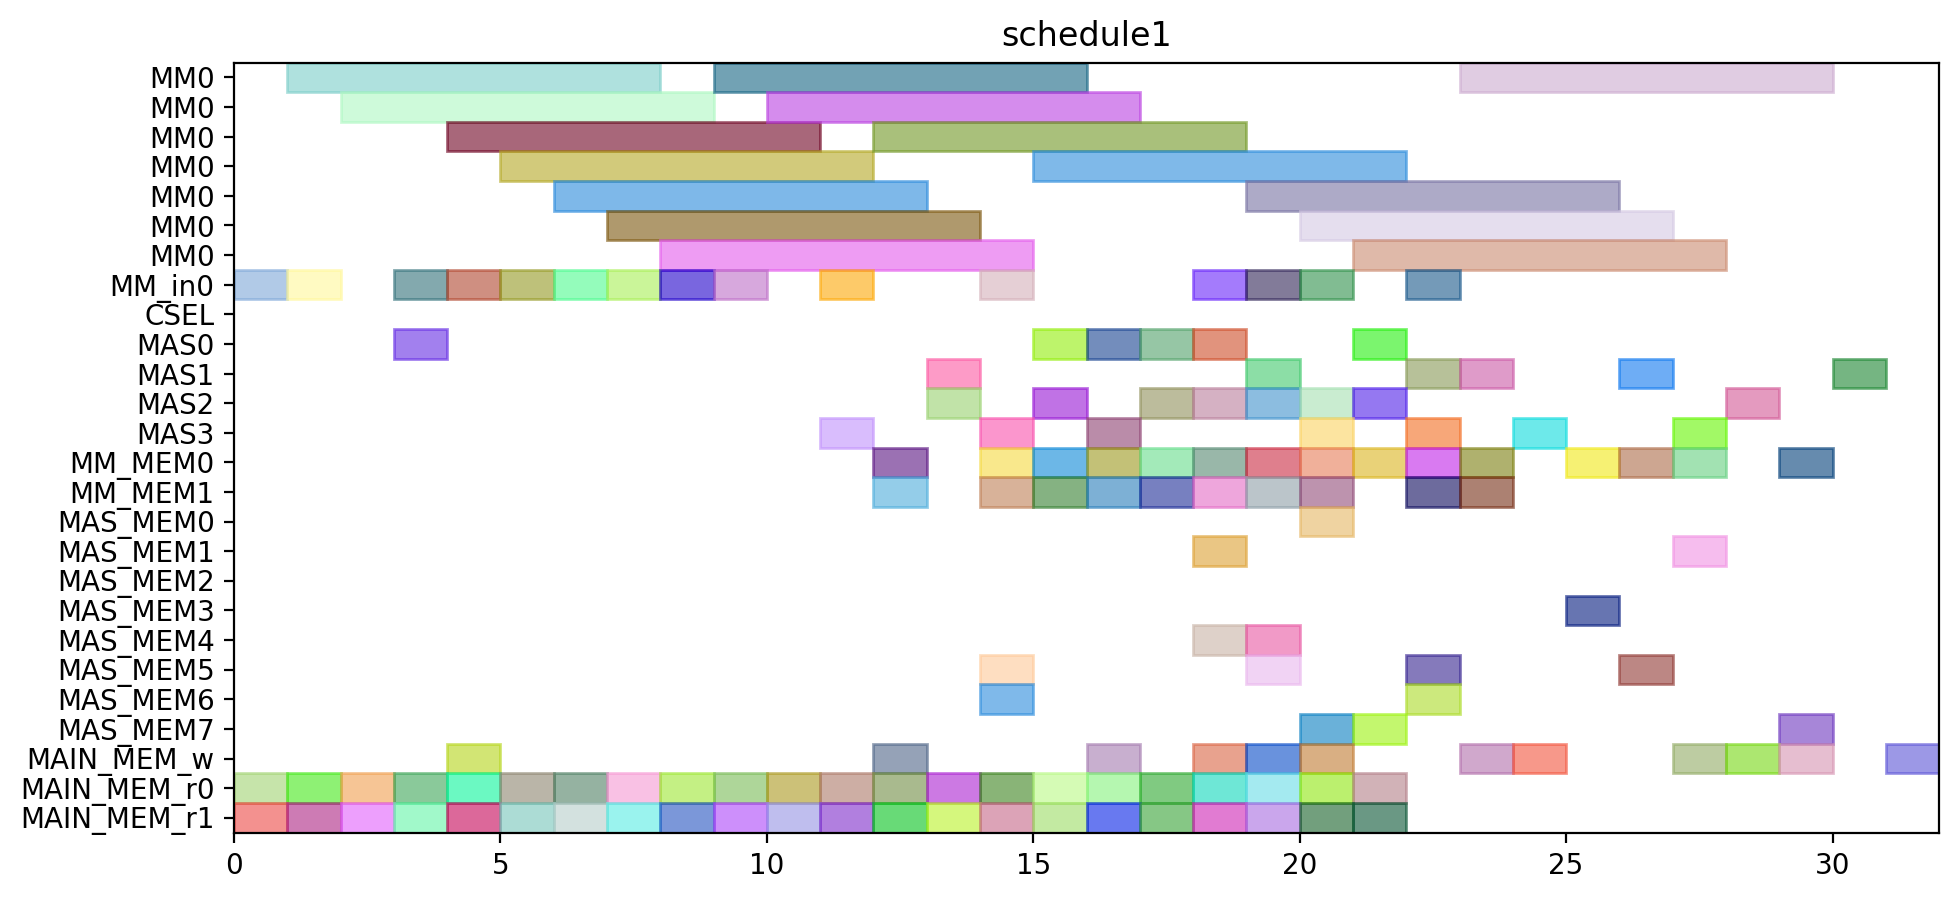

The Python source for this figure:
from pyschedule import Scenario, solvers, plotters, alt


def solve():
	horizon = 143
	S = Scenario("schedule1", horizon=horizon)

	# resource
	MM = S.Resources('MM', num=1, size=7)
	MM_in = S.Resources('MM_in', num=1)
	CSEL = S.Resource('CSEL')
	MAS = S.Resources('MAS', num=4, size=1, periods=range(1, horizon))
	MM_MEM = S.Resources('MM_MEM', num=2)
	MAS_MEM = S.Resources('MAS_MEM', num=8)
	MAIN_MEM_w = S.Resource('MAIN_MEM_w', size=1)
	MAIN_MEM_r = S.Resources('MAIN_MEM_r', num=2)

	# result of previous scheduling
	c11_t1_in = S.Task('c11_t1_in', length=1, delay_cost=1)
	S += c11_t1_in >= 0
	c11_t1_in += MM_in[0]

	c11_t1_mem0 = S.Task('c11_t1_mem0', length=1, delay_cost=1)
	S += c11_t1_mem0 >= 0
	c11_t1_mem0 += MAIN_MEM_r[0]

	c11_t1_mem1 = S.Task('c11_t1_mem1', length=1, delay_cost=1)
	S += c11_t1_mem1 >= 0
	c11_t1_mem1 += MAIN_MEM_r[1]

	c11_t1 = S.Task('c11_t1', length=7, delay_cost=1)
	S += c11_t1 >= 1
	c11_t1 += MM[0]

	c21_t1_in = S.Task('c21_t1_in', length=1, delay_cost=1)
	S += c21_t1_in >= 1
	c21_t1_in += MM_in[0]

	c21_t1_mem0 = S.Task('c21_t1_mem0', length=1, delay_cost=1)
	S += c21_t1_mem0 >= 1
	c21_t1_mem0 += MAIN_MEM_r[0]

	c21_t1_mem1 = S.Task('c21_t1_mem1', length=1, delay_cost=1)
	S += c21_t1_mem1 >= 1
	c21_t1_mem1 += MAIN_MEM_r[1]

	c001_mem0 = S.Task('c001_mem0', length=1, delay_cost=1)
	S += c001_mem0 >= 2
	c001_mem0 += MAIN_MEM_r[0]

	c001_mem1 = S.Task('c001_mem1', length=1, delay_cost=1)
	S += c001_mem1 >= 2
	c001_mem1 += MAIN_MEM_r[1]

	c21_t1 = S.Task('c21_t1', length=7, delay_cost=1)
	S += c21_t1 >= 2
	c21_t1 += MM[0]

	c001 = S.Task('c001', length=1, delay_cost=1)
	S += c001 >= 3
	c001 += MAS[0]

	c10_t0_in = S.Task('c10_t0_in', length=1, delay_cost=1)
	S += c10_t0_in >= 3
	c10_t0_in += MM_in[0]

	c10_t0_mem0 = S.Task('c10_t0_mem0', length=1, delay_cost=1)
	S += c10_t0_mem0 >= 3
	c10_t0_mem0 += MAIN_MEM_r[0]

	c10_t0_mem1 = S.Task('c10_t0_mem1', length=1, delay_cost=1)
	S += c10_t0_mem1 >= 3
	c10_t0_mem1 += MAIN_MEM_r[1]

	c001_w = S.Task('c001_w', length=1, delay_cost=1)
	S += c001_w >= 4
	c001_w += MAIN_MEM_w

	c10_t0 = S.Task('c10_t0', length=7, delay_cost=1)
	S += c10_t0 >= 4
	c10_t0 += MM[0]

	c20_t0_in = S.Task('c20_t0_in', length=1, delay_cost=1)
	S += c20_t0_in >= 4
	c20_t0_in += MM_in[0]

	c20_t0_mem0 = S.Task('c20_t0_mem0', length=1, delay_cost=1)
	S += c20_t0_mem0 >= 4
	c20_t0_mem0 += MAIN_MEM_r[0]

	c20_t0_mem1 = S.Task('c20_t0_mem1', length=1, delay_cost=1)
	S += c20_t0_mem1 >= 4
	c20_t0_mem1 += MAIN_MEM_r[1]

	c20_t0 = S.Task('c20_t0', length=7, delay_cost=1)
	S += c20_t0 >= 5
	c20_t0 += MM[0]

	c20_t1_in = S.Task('c20_t1_in', length=1, delay_cost=1)
	S += c20_t1_in >= 5
	c20_t1_in += MM_in[0]

	c20_t1_mem0 = S.Task('c20_t1_mem0', length=1, delay_cost=1)
	S += c20_t1_mem0 >= 5
	c20_t1_mem0 += MAIN_MEM_r[0]

	c20_t1_mem1 = S.Task('c20_t1_mem1', length=1, delay_cost=1)
	S += c20_t1_mem1 >= 5
	c20_t1_mem1 += MAIN_MEM_r[1]

	c01_t0_in = S.Task('c01_t0_in', length=1, delay_cost=1)
	S += c01_t0_in >= 6
	c01_t0_in += MM_in[0]

	c01_t0_mem0 = S.Task('c01_t0_mem0', length=1, delay_cost=1)
	S += c01_t0_mem0 >= 6
	c01_t0_mem0 += MAIN_MEM_r[0]

	c01_t0_mem1 = S.Task('c01_t0_mem1', length=1, delay_cost=1)
	S += c01_t0_mem1 >= 6
	c01_t0_mem1 += MAIN_MEM_r[1]

	c20_t1 = S.Task('c20_t1', length=7, delay_cost=1)
	S += c20_t1 >= 6
	c20_t1 += MM[0]

	c01_t0 = S.Task('c01_t0', length=7, delay_cost=1)
	S += c01_t0 >= 7
	c01_t0 += MM[0]

	c01_t1_in = S.Task('c01_t1_in', length=1, delay_cost=1)
	S += c01_t1_in >= 7
	c01_t1_in += MM_in[0]

	c01_t1_mem0 = S.Task('c01_t1_mem0', length=1, delay_cost=1)
	S += c01_t1_mem0 >= 7
	c01_t1_mem0 += MAIN_MEM_r[0]

	c01_t1_mem1 = S.Task('c01_t1_mem1', length=1, delay_cost=1)
	S += c01_t1_mem1 >= 7
	c01_t1_mem1 += MAIN_MEM_r[1]

	c01_t1 = S.Task('c01_t1', length=7, delay_cost=1)
	S += c01_t1 >= 8
	c01_t1 += MM[0]

	c21_t0_in = S.Task('c21_t0_in', length=1, delay_cost=1)
	S += c21_t0_in >= 8
	c21_t0_in += MM_in[0]

	c21_t0_mem0 = S.Task('c21_t0_mem0', length=1, delay_cost=1)
	S += c21_t0_mem0 >= 8
	c21_t0_mem0 += MAIN_MEM_r[0]

	c21_t0_mem1 = S.Task('c21_t0_mem1', length=1, delay_cost=1)
	S += c21_t0_mem1 >= 8
	c21_t0_mem1 += MAIN_MEM_r[1]

	c11_t0_in = S.Task('c11_t0_in', length=1, delay_cost=1)
	S += c11_t0_in >= 9
	c11_t0_in += MM_in[0]

	c11_t0_mem0 = S.Task('c11_t0_mem0', length=1, delay_cost=1)
	S += c11_t0_mem0 >= 9
	c11_t0_mem0 += MAIN_MEM_r[0]

	c11_t0_mem1 = S.Task('c11_t0_mem1', length=1, delay_cost=1)
	S += c11_t0_mem1 >= 9
	c11_t0_mem1 += MAIN_MEM_r[1]

	c21_t0 = S.Task('c21_t0', length=7, delay_cost=1)
	S += c21_t0 >= 9
	c21_t0 += MM[0]

	c000_mem0 = S.Task('c000_mem0', length=1, delay_cost=1)
	S += c000_mem0 >= 10
	c000_mem0 += MAIN_MEM_r[0]

	c000_mem1 = S.Task('c000_mem1', length=1, delay_cost=1)
	S += c000_mem1 >= 10
	c000_mem1 += MAIN_MEM_r[1]

	c11_t0 = S.Task('c11_t0', length=7, delay_cost=1)
	S += c11_t0 >= 10
	c11_t0 += MM[0]

	c000 = S.Task('c000', length=1, delay_cost=1)
	S += c000 >= 11
	c000 += MAS[3]

	c10_t1_in = S.Task('c10_t1_in', length=1, delay_cost=1)
	S += c10_t1_in >= 11
	c10_t1_in += MM_in[0]

	c10_t1_mem0 = S.Task('c10_t1_mem0', length=1, delay_cost=1)
	S += c10_t1_mem0 >= 11
	c10_t1_mem0 += MAIN_MEM_r[0]

	c10_t1_mem1 = S.Task('c10_t1_mem1', length=1, delay_cost=1)
	S += c10_t1_mem1 >= 11
	c10_t1_mem1 += MAIN_MEM_r[1]

	c000_w = S.Task('c000_w', length=1, delay_cost=1)
	S += c000_w >= 12
	c000_w += MAIN_MEM_w

	c01_t3_mem0 = S.Task('c01_t3_mem0', length=1, delay_cost=1)
	S += c01_t3_mem0 >= 12
	c01_t3_mem0 += MAIN_MEM_r[0]

	c01_t3_mem1 = S.Task('c01_t3_mem1', length=1, delay_cost=1)
	S += c01_t3_mem1 >= 12
	c01_t3_mem1 += MAIN_MEM_r[1]

	c10_t1 = S.Task('c10_t1', length=7, delay_cost=1)
	S += c10_t1 >= 12
	c10_t1 += MM[0]

	c01_t2_mem0 = S.Task('c01_t2_mem0', length=1, delay_cost=1)
	S += c01_t2_mem0 >= 13
	c01_t2_mem0 += MAIN_MEM_r[0]

	c01_t2_mem1 = S.Task('c01_t2_mem1', length=1, delay_cost=1)
	S += c01_t2_mem1 >= 13
	c01_t2_mem1 += MAIN_MEM_r[1]

	c01_t3 = S.Task('c01_t3', length=1, delay_cost=1)
	S += c01_t3 >= 13
	c01_t3 += MAS[2]

	c01_t2 = S.Task('c01_t2', length=1, delay_cost=1)
	S += c01_t2 >= 14
	c01_t2 += MAS[3]

	c11_t2_mem0 = S.Task('c11_t2_mem0', length=1, delay_cost=1)
	S += c11_t2_mem0 >= 14
	c11_t2_mem0 += MAIN_MEM_r[0]

	c11_t2_mem1 = S.Task('c11_t2_mem1', length=1, delay_cost=1)
	S += c11_t2_mem1 >= 14
	c11_t2_mem1 += MAIN_MEM_r[1]

	c11_t2 = S.Task('c11_t2', length=1, delay_cost=1)
	S += c11_t2 >= 15
	c11_t2 += MAS[2]

	c20_t3_mem0 = S.Task('c20_t3_mem0', length=1, delay_cost=1)
	S += c20_t3_mem0 >= 15
	c20_t3_mem0 += MAIN_MEM_r[0]

	c20_t3_mem1 = S.Task('c20_t3_mem1', length=1, delay_cost=1)
	S += c20_t3_mem1 >= 15
	c20_t3_mem1 += MAIN_MEM_r[1]

	c10_t2_mem0 = S.Task('c10_t2_mem0', length=1, delay_cost=1)
	S += c10_t2_mem0 >= 16
	c10_t2_mem0 += MAIN_MEM_r[0]

	c10_t2_mem1 = S.Task('c10_t2_mem1', length=1, delay_cost=1)
	S += c10_t2_mem1 >= 16
	c10_t2_mem1 += MAIN_MEM_r[1]

	c20_t3 = S.Task('c20_t3', length=1, delay_cost=1)
	S += c20_t3 >= 16
	c20_t3 += MAS[0]

	c10_t2 = S.Task('c10_t2', length=1, delay_cost=1)
	S += c10_t2 >= 17
	c10_t2 += MAS[0]

	c20_t2_mem0 = S.Task('c20_t2_mem0', length=1, delay_cost=1)
	S += c20_t2_mem0 >= 17
	c20_t2_mem0 += MAIN_MEM_r[0]

	c20_t2_mem1 = S.Task('c20_t2_mem1', length=1, delay_cost=1)
	S += c20_t2_mem1 >= 17
	c20_t2_mem1 += MAIN_MEM_r[1]

	c11_t3_mem0 = S.Task('c11_t3_mem0', length=1, delay_cost=1)
	S += c11_t3_mem0 >= 18
	c11_t3_mem0 += MAIN_MEM_r[0]

	c11_t3_mem1 = S.Task('c11_t3_mem1', length=1, delay_cost=1)
	S += c11_t3_mem1 >= 18
	c11_t3_mem1 += MAIN_MEM_r[1]

	c20_t2 = S.Task('c20_t2', length=1, delay_cost=1)
	S += c20_t2 >= 18
	c20_t2 += MAS[2]

	c10_t3_mem0 = S.Task('c10_t3_mem0', length=1, delay_cost=1)
	S += c10_t3_mem0 >= 19
	c10_t3_mem0 += MAIN_MEM_r[0]

	c10_t3_mem1 = S.Task('c10_t3_mem1', length=1, delay_cost=1)
	S += c10_t3_mem1 >= 19
	c10_t3_mem1 += MAIN_MEM_r[1]

	c11_t3 = S.Task('c11_t3', length=1, delay_cost=1)
	S += c11_t3 >= 19
	c11_t3 += MAS[2]

	c10_t3 = S.Task('c10_t3', length=1, delay_cost=1)
	S += c10_t3 >= 20
	c10_t3 += MAS[3]

	c21_t3_mem0 = S.Task('c21_t3_mem0', length=1, delay_cost=1)
	S += c21_t3_mem0 >= 20
	c21_t3_mem0 += MAIN_MEM_r[0]

	c21_t3_mem1 = S.Task('c21_t3_mem1', length=1, delay_cost=1)
	S += c21_t3_mem1 >= 20
	c21_t3_mem1 += MAIN_MEM_r[1]

	c21_t2_mem0 = S.Task('c21_t2_mem0', length=1, delay_cost=1)
	S += c21_t2_mem0 >= 21
	c21_t2_mem0 += MAIN_MEM_r[0]

	c21_t2_mem1 = S.Task('c21_t2_mem1', length=1, delay_cost=1)
	S += c21_t2_mem1 >= 21
	c21_t2_mem1 += MAIN_MEM_r[1]

	c21_t3 = S.Task('c21_t3', length=1, delay_cost=1)
	S += c21_t3 >= 21
	c21_t3 += MAS[2]

	c21_t2 = S.Task('c21_t2', length=1, delay_cost=1)
	S += c21_t2 >= 22
	c21_t2 += MAS[3]


	# new tasks
	c10_t4 = S.Task('c10_t4', length=7, delay_cost=1)
	c10_t4 += alt(MM)
	c10_t4_in = S.Task('c10_t4_in', length=1, delay_cost=1)
	c10_t4_in += alt(MM_in)
	S += c10_t4_in*MM_in[0]<=c10_t4*MM[0]
	c10_t4_mem0 = S.Task('c10_t4_mem0', length=1, delay_cost=1)
	c10_t4_mem0 += MAS_MEM[0]
	S += 17 < c10_t4_mem0
	S += c10_t4_mem0 <= c10_t4

	c10_t4_mem1 = S.Task('c10_t4_mem1', length=1, delay_cost=1)
	c10_t4_mem1 += MAS_MEM[7]
	S += 20 < c10_t4_mem1
	S += c10_t4_mem1 <= c10_t4

	c100 = S.Task('c100', length=1, delay_cost=1)
	c100 += alt(MAS)
	S += 17<c100

	c100_w = S.Task('c100_w', length=1, delay_cost=1)
	c100_w += alt(MAIN_MEM_w)
	S += c100 <= c100_w

	c100_mem0 = S.Task('c100_mem0', length=1, delay_cost=1)
	c100_mem0 += MM_MEM[0]
	S += 10 < c100_mem0
	S += c100_mem0 <= c100

	c100_mem1 = S.Task('c100_mem1', length=1, delay_cost=1)
	c100_mem1 += MM_MEM[1]
	S += 18 < c100_mem1
	S += c100_mem1 <= c100

	c10_t5 = S.Task('c10_t5', length=1, delay_cost=1)
	c10_t5 += alt(MAS)
	c10_t5_mem0 = S.Task('c10_t5_mem0', length=1, delay_cost=1)
	c10_t5_mem0 += MM_MEM[0]
	S += 10 < c10_t5_mem0
	S += c10_t5_mem0 <= c10_t5

	c10_t5_mem1 = S.Task('c10_t5_mem1', length=1, delay_cost=1)
	c10_t5_mem1 += MM_MEM[1]
	S += 18 < c10_t5_mem1
	S += c10_t5_mem1 <= c10_t5

	c20_t4 = S.Task('c20_t4', length=7, delay_cost=1)
	c20_t4 += alt(MM)
	c20_t4_in = S.Task('c20_t4_in', length=1, delay_cost=1)
	c20_t4_in += alt(MM_in)
	S += c20_t4_in*MM_in[0]<=c20_t4*MM[0]
	c20_t4_mem0 = S.Task('c20_t4_mem0', length=1, delay_cost=1)
	c20_t4_mem0 += MAS_MEM[4]
	S += 18 < c20_t4_mem0
	S += c20_t4_mem0 <= c20_t4

	c20_t4_mem1 = S.Task('c20_t4_mem1', length=1, delay_cost=1)
	c20_t4_mem1 += MAS_MEM[1]
	S += 16 < c20_t4_mem1
	S += c20_t4_mem1 <= c20_t4

	c200 = S.Task('c200', length=1, delay_cost=1)
	c200 += alt(MAS)
	S += 18<c200

	c200_w = S.Task('c200_w', length=1, delay_cost=1)
	c200_w += alt(MAIN_MEM_w)
	S += c200 <= c200_w

	c200_mem0 = S.Task('c200_mem0', length=1, delay_cost=1)
	c200_mem0 += MM_MEM[0]
	S += 11 < c200_mem0
	S += c200_mem0 <= c200

	c200_mem1 = S.Task('c200_mem1', length=1, delay_cost=1)
	c200_mem1 += MM_MEM[1]
	S += 12 < c200_mem1
	S += c200_mem1 <= c200

	c20_t5 = S.Task('c20_t5', length=1, delay_cost=1)
	c20_t5 += alt(MAS)
	c20_t5_mem0 = S.Task('c20_t5_mem0', length=1, delay_cost=1)
	c20_t5_mem0 += MM_MEM[0]
	S += 11 < c20_t5_mem0
	S += c20_t5_mem0 <= c20_t5

	c20_t5_mem1 = S.Task('c20_t5_mem1', length=1, delay_cost=1)
	c20_t5_mem1 += MM_MEM[1]
	S += 12 < c20_t5_mem1
	S += c20_t5_mem1 <= c20_t5

	c01_t4 = S.Task('c01_t4', length=7, delay_cost=1)
	c01_t4 += alt(MM)
	c01_t4_in = S.Task('c01_t4_in', length=1, delay_cost=1)
	c01_t4_in += alt(MM_in)
	S += c01_t4_in*MM_in[0]<=c01_t4*MM[0]
	c01_t4_mem0 = S.Task('c01_t4_mem0', length=1, delay_cost=1)
	c01_t4_mem0 += MAS_MEM[6]
	S += 14 < c01_t4_mem0
	S += c01_t4_mem0 <= c01_t4

	c01_t4_mem1 = S.Task('c01_t4_mem1', length=1, delay_cost=1)
	c01_t4_mem1 += MAS_MEM[5]
	S += 13 < c01_t4_mem1
	S += c01_t4_mem1 <= c01_t4

	c010 = S.Task('c010', length=1, delay_cost=1)
	c010 += alt(MAS)
	S += 14<c010

	c010_w = S.Task('c010_w', length=1, delay_cost=1)
	c010_w += alt(MAIN_MEM_w)
	S += c010 <= c010_w

	c010_mem0 = S.Task('c010_mem0', length=1, delay_cost=1)
	c010_mem0 += MM_MEM[0]
	S += 13 < c010_mem0
	S += c010_mem0 <= c010

	c010_mem1 = S.Task('c010_mem1', length=1, delay_cost=1)
	c010_mem1 += MM_MEM[1]
	S += 14 < c010_mem1
	S += c010_mem1 <= c010

	c01_t5 = S.Task('c01_t5', length=1, delay_cost=1)
	c01_t5 += alt(MAS)
	c01_t5_mem0 = S.Task('c01_t5_mem0', length=1, delay_cost=1)
	c01_t5_mem0 += MM_MEM[0]
	S += 13 < c01_t5_mem0
	S += c01_t5_mem0 <= c01_t5

	c01_t5_mem1 = S.Task('c01_t5_mem1', length=1, delay_cost=1)
	c01_t5_mem1 += MM_MEM[1]
	S += 14 < c01_t5_mem1
	S += c01_t5_mem1 <= c01_t5

	c11_t4 = S.Task('c11_t4', length=7, delay_cost=1)
	c11_t4 += alt(MM)
	c11_t4_in = S.Task('c11_t4_in', length=1, delay_cost=1)
	c11_t4_in += alt(MM_in)
	S += c11_t4_in*MM_in[0]<=c11_t4*MM[0]
	c11_t4_mem0 = S.Task('c11_t4_mem0', length=1, delay_cost=1)
	c11_t4_mem0 += MAS_MEM[4]
	S += 15 < c11_t4_mem0
	S += c11_t4_mem0 <= c11_t4

	c11_t4_mem1 = S.Task('c11_t4_mem1', length=1, delay_cost=1)
	c11_t4_mem1 += MAS_MEM[5]
	S += 19 < c11_t4_mem1
	S += c11_t4_mem1 <= c11_t4

	c110 = S.Task('c110', length=1, delay_cost=1)
	c110 += alt(MAS)
	S += 15<c110

	c110_w = S.Task('c110_w', length=1, delay_cost=1)
	c110_w += alt(MAIN_MEM_w)
	S += c110 <= c110_w

	c110_mem0 = S.Task('c110_mem0', length=1, delay_cost=1)
	c110_mem0 += MM_MEM[0]
	S += 16 < c110_mem0
	S += c110_mem0 <= c110

	c110_mem1 = S.Task('c110_mem1', length=1, delay_cost=1)
	c110_mem1 += MM_MEM[1]
	S += 7 < c110_mem1
	S += c110_mem1 <= c110

	c11_t5 = S.Task('c11_t5', length=1, delay_cost=1)
	c11_t5 += alt(MAS)
	c11_t5_mem0 = S.Task('c11_t5_mem0', length=1, delay_cost=1)
	c11_t5_mem0 += MM_MEM[0]
	S += 16 < c11_t5_mem0
	S += c11_t5_mem0 <= c11_t5

	c11_t5_mem1 = S.Task('c11_t5_mem1', length=1, delay_cost=1)
	c11_t5_mem1 += MM_MEM[1]
	S += 7 < c11_t5_mem1
	S += c11_t5_mem1 <= c11_t5

	c21_t4 = S.Task('c21_t4', length=7, delay_cost=1)
	c21_t4 += alt(MM)
	c21_t4_in = S.Task('c21_t4_in', length=1, delay_cost=1)
	c21_t4_in += alt(MM_in)
	S += c21_t4_in*MM_in[0]<=c21_t4*MM[0]
	c21_t4_mem0 = S.Task('c21_t4_mem0', length=1, delay_cost=1)
	c21_t4_mem0 += MAS_MEM[6]
	S += 22 < c21_t4_mem0
	S += c21_t4_mem0 <= c21_t4

	c21_t4_mem1 = S.Task('c21_t4_mem1', length=1, delay_cost=1)
	c21_t4_mem1 += MAS_MEM[5]
	S += 21 < c21_t4_mem1
	S += c21_t4_mem1 <= c21_t4

	c210 = S.Task('c210', length=1, delay_cost=1)
	c210 += alt(MAS)
	S += 22<c210

	c210_w = S.Task('c210_w', length=1, delay_cost=1)
	c210_w += alt(MAIN_MEM_w)
	S += c210 <= c210_w

	c210_mem0 = S.Task('c210_mem0', length=1, delay_cost=1)
	c210_mem0 += MM_MEM[0]
	S += 15 < c210_mem0
	S += c210_mem0 <= c210

	c210_mem1 = S.Task('c210_mem1', length=1, delay_cost=1)
	c210_mem1 += MM_MEM[1]
	S += 8 < c210_mem1
	S += c210_mem1 <= c210

	c21_t5 = S.Task('c21_t5', length=1, delay_cost=1)
	c21_t5 += alt(MAS)
	c21_t5_mem0 = S.Task('c21_t5_mem0', length=1, delay_cost=1)
	c21_t5_mem0 += MM_MEM[0]
	S += 15 < c21_t5_mem0
	S += c21_t5_mem0 <= c21_t5

	c21_t5_mem1 = S.Task('c21_t5_mem1', length=1, delay_cost=1)
	c21_t5_mem1 += MM_MEM[1]
	S += 8 < c21_t5_mem1
	S += c21_t5_mem1 <= c21_t5

	c101 = S.Task('c101', length=1, delay_cost=1)
	c101 += alt(MAS)
	S += 17<c101

	c101_w = S.Task('c101_w', length=1, delay_cost=1)
	c101_w += alt(MAIN_MEM_w)
	S += c101 <= c101_w

	c101_mem0 = S.Task('c101_mem0', length=1, delay_cost=1)
	c101_mem0 += alt(MM_MEM)
	S += (c10_t4*MM[0])-1 < c101_mem0*MM_MEM[0]
	S += c101_mem0 <= c101

	c101_mem1 = S.Task('c101_mem1', length=1, delay_cost=1)
	c101_mem1 += alt(MAS_MEM)
	S += (c10_t5*MAS[0])-1 < c101_mem1*MAS_MEM[1]
	S += (c10_t5*MAS[1])-1 < c101_mem1*MAS_MEM[3]
	S += (c10_t5*MAS[2])-1 < c101_mem1*MAS_MEM[5]
	S += (c10_t5*MAS[3])-1 < c101_mem1*MAS_MEM[7]
	S += c101_mem1 <= c101

	c201 = S.Task('c201', length=1, delay_cost=1)
	c201 += alt(MAS)
	S += 18<c201

	c201_w = S.Task('c201_w', length=1, delay_cost=1)
	c201_w += alt(MAIN_MEM_w)
	S += c201 <= c201_w

	c201_mem0 = S.Task('c201_mem0', length=1, delay_cost=1)
	c201_mem0 += alt(MM_MEM)
	S += (c20_t4*MM[0])-1 < c201_mem0*MM_MEM[0]
	S += c201_mem0 <= c201

	c201_mem1 = S.Task('c201_mem1', length=1, delay_cost=1)
	c201_mem1 += alt(MAS_MEM)
	S += (c20_t5*MAS[0])-1 < c201_mem1*MAS_MEM[1]
	S += (c20_t5*MAS[1])-1 < c201_mem1*MAS_MEM[3]
	S += (c20_t5*MAS[2])-1 < c201_mem1*MAS_MEM[5]
	S += (c20_t5*MAS[3])-1 < c201_mem1*MAS_MEM[7]
	S += c201_mem1 <= c201

	c011 = S.Task('c011', length=1, delay_cost=1)
	c011 += alt(MAS)
	S += 14<c011

	c011_w = S.Task('c011_w', length=1, delay_cost=1)
	c011_w += alt(MAIN_MEM_w)
	S += c011 <= c011_w

	c011_mem0 = S.Task('c011_mem0', length=1, delay_cost=1)
	c011_mem0 += alt(MM_MEM)
	S += (c01_t4*MM[0])-1 < c011_mem0*MM_MEM[0]
	S += c011_mem0 <= c011

	c011_mem1 = S.Task('c011_mem1', length=1, delay_cost=1)
	c011_mem1 += alt(MAS_MEM)
	S += (c01_t5*MAS[0])-1 < c011_mem1*MAS_MEM[1]
	S += (c01_t5*MAS[1])-1 < c011_mem1*MAS_MEM[3]
	S += (c01_t5*MAS[2])-1 < c011_mem1*MAS_MEM[5]
	S += (c01_t5*MAS[3])-1 < c011_mem1*MAS_MEM[7]
	S += c011_mem1 <= c011

	c111 = S.Task('c111', length=1, delay_cost=1)
	c111 += alt(MAS)
	S += 15<c111

	c111_w = S.Task('c111_w', length=1, delay_cost=1)
	c111_w += alt(MAIN_MEM_w)
	S += c111 <= c111_w

	c111_mem0 = S.Task('c111_mem0', length=1, delay_cost=1)
	c111_mem0 += alt(MM_MEM)
	S += (c11_t4*MM[0])-1 < c111_mem0*MM_MEM[0]
	S += c111_mem0 <= c111

	c111_mem1 = S.Task('c111_mem1', length=1, delay_cost=1)
	c111_mem1 += alt(MAS_MEM)
	S += (c11_t5*MAS[0])-1 < c111_mem1*MAS_MEM[1]
	S += (c11_t5*MAS[1])-1 < c111_mem1*MAS_MEM[3]
	S += (c11_t5*MAS[2])-1 < c111_mem1*MAS_MEM[5]
	S += (c11_t5*MAS[3])-1 < c111_mem1*MAS_MEM[7]
	S += c111_mem1 <= c111

	c211 = S.Task('c211', length=1, delay_cost=1)
	c211 += alt(MAS)
	S += 22<c211

	c211_w = S.Task('c211_w', length=1, delay_cost=1)
	c211_w += alt(MAIN_MEM_w)
	S += c211 <= c211_w

	c211_mem0 = S.Task('c211_mem0', length=1, delay_cost=1)
	c211_mem0 += alt(MM_MEM)
	S += (c21_t4*MM[0])-1 < c211_mem0*MM_MEM[0]
	S += c211_mem0 <= c211

	c211_mem1 = S.Task('c211_mem1', length=1, delay_cost=1)
	c211_mem1 += alt(MAS_MEM)
	S += (c21_t5*MAS[0])-1 < c211_mem1*MAS_MEM[1]
	S += (c21_t5*MAS[1])-1 < c211_mem1*MAS_MEM[3]
	S += (c21_t5*MAS[2])-1 < c211_mem1*MAS_MEM[5]
	S += (c21_t5*MAS[3])-1 < c211_mem1*MAS_MEM[7]
	S += c211_mem1 <= c211

	solvers.mip.solve(S,msg=1,kind='CPLEX',ratio_gap=1.01)

	solution = [['hoge']*len(S.solution()[1]) for i in range(len(S.solution()))]
	for i in range(len(S.solution())):
		for j in range(len(S.solution()[i])):
			solution[i][j]=str(S.solution()[i][j])
	print(solution)

	cycles = int(solution[-1][3])

	pic_file_name = "/home/mfukuda/ABE/multiRAM_multiMAS_16mux/scheduling_result/stage7MM1_stage1MAS4/FROB/schedule1.png"
	if(S.solution() != []):
		plotters.matplotlib.plot(S,img_filename=pic_file_name, show_task_labels=False, fig_size=(cycles*0.25+3, 5))

	return solution
